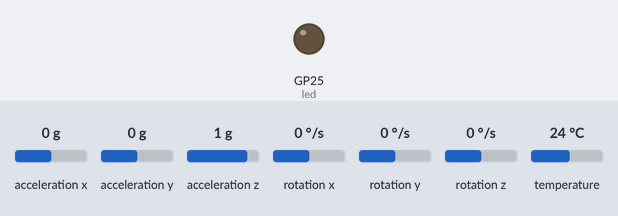
Bench run of a program on a simulated Raspberry Pi Pico running MicroPython. On the bench: output pins drawn as LEDs (lit = HIGH). The inputs (shaded band) are chosen by the test bench; at power-on: acceleration x 0 g, acceleration y 0 g, acceleration z 1 g, rotation x 0 °/s, rotation y 0 °/s, rotation z 0 °/s, temperature 24 °C. Files the program writes start out absent; library files of the repository ran but are not shown: imu.py. At 19.9 s the program stops and its outputs stay as they are.

Above: at 0.3 s.
At 7.3 s:
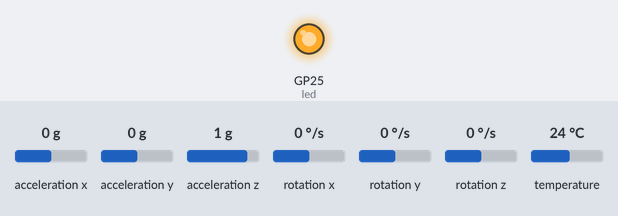
Timing chart, 0 to 21.4 s (numbered marks = the images above):
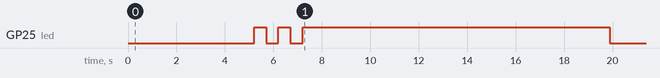

The program:

main.py
```python
from imu import MPU6050
from time import sleep
from machine import Pin, I2C

i2c = I2C(0, sda=Pin(0), scl=Pin(1), freq=400000)
imu = MPU6050(i2c)
led = Pin(25, Pin.OUT)

imu.accel_range = 3

file=open("imu_data.csv", "w")
file.write("t [100ms], |a| [m/s^2], ax [m/s^2], ay [m/s^2], az [m/s^2]\n")

time = 5
t = 0
sleep(5)
led.toggle() # on 1
sleep(0.5)
led.toggle() # off
sleep(0.5)
led.toggle() # on 2
sleep(0.5)
led.toggle() # off
sleep(0.5)
led.toggle() # on 3
sleep(0.5)

# start drop test recording

while (t <= time):
    ax=round(imu.accel.x,2)
    ay=round(imu.accel.y,2)
    az=round(imu.accel.z,2)
    gx=round(imu.gyro.x)
    gy=round(imu.gyro.y)
    gz=round(imu.gyro.z)
    tem=round(imu.temperature,2)
    a = round((ax**2 + ay**2 + az**2)**0.5, 2)
    #print("ax",ax,"\t","ay",ay,"\t","az",az,"\t","gx",gx,"\t","gy",gy,"\t","gz",gz,"\t","Temperature",tem,"        ",end="\r")
    file.write(str(t)+","+str(a)+","+str(ax)+","+str(ay)+","+str(az)+"\n")
    #print("a =", a, "m/s^2", end="\r")
    sleep(0.005)
    t += 0.005
    if t >= time:
        file.close()
        led.toggle() # off
```

Measured:
- by itself, GP25 (led): goes HIGH 0.50 s, LOW 0.50 s, HIGH 0.50 s, LOW 0.50 s, HIGH 12.7 s, then LOW
